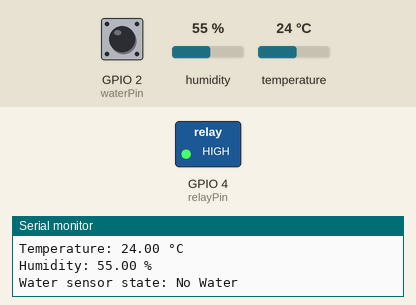
The sketch below on a simulated ESP32. Parts: switched loads named in the sketch (green lamp = pin HIGH), the last lines printed to the serial monitor. The test bench sets the inputs (shaded band); at power-on: GPIO 2 (waterPin) HIGH, humidity 55 %, temperature 24 °C. WiFi joins after 1.5 s; servers stay silent unless stated.

Above: at 3.0 s.
3.1 s: GPIO 2 (waterPin) pulled LOW for 2.35 s
At 4.4 s:
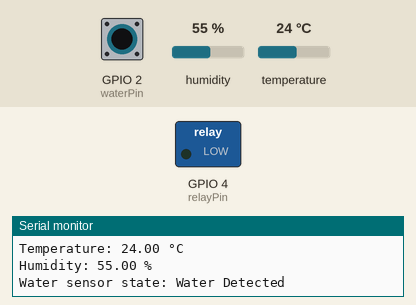
Timing chart, 0 to 7.3 s (numbered marks = the images above; inputs shaded):
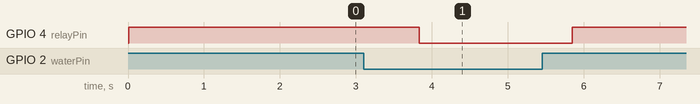

Measured:
- after the input at 3.1 s, GPIO 4 (relayPin): HIGH → LOW after 0.73 s, → HIGH 2.0 s later

The sketch:

iot.ino
```cpp
#define BLYNK_TEMPLATE_ID "TMPL3mAqq8Zkt"   // Replace with your Blynk Template ID
#define BLYNK_TEMPLATE_NAME "Iot Project"    // Replace with your Blynk Template Name
#define BLYNK_DEVICE_NAME "esp32"            // Replace with your Device Name

#include <WiFi.h>               // Wi-Fi library for ESP32
#include <BlynkSimpleEsp32.h>   // Blynk library for ESP32
#include "DHT.h"                // DHT library for temperature and humidity sensor

// Wi-Fi credentials
const char* ssid = "Galaxy A14 5G EF76";         // Replace with your Wi-Fi network name
const char* password = "siddrail131";           // Replace with your Wi-Fi password

// Blynk Auth Token
char auth[] = "LPbxpD2NBdSy4axpP1TWMxetO61hsKT5";          // Replace with your Blynk Auth Token

// Pin Definitions
const int relayPin = 4;       // GPIO4 connected to the relay module
const int waterPin = 2;       // GPIO2 corresponds to D2 on ESP32
const int dhtPin = 5;         // GPIO5 connected to the DHT22 data pin

// DHT sensor type
#define DHTTYPE DHT22

// Variables
int waterState;
DHT dht(dhtPin, DHTTYPE);     // Create a DHT object

// Virtual Pins for Blynk App
#define VIRTUAL_TEMP V1       // Virtual pin for temperature (Gauge)
#define VIRTUAL_HUMID V2      // Virtual pin for humidity (Gauge)
#define VIRTUAL_RELAY V3      // Virtual pin to control relay
#define VIRTUAL_WATER V4      // Virtual pin to display water sensor state (Gauge)

void setup() {
  // Initialize Serial Monitor
  Serial.begin(115200);
  delay(10);

  // Configure pins
  pinMode(relayPin, OUTPUT);       // Relay pin as output
  pinMode(waterPin, INPUT_PULLUP); // Use an internal pull-up resistor for the water sensor pin

  // Ensure the motor is OFF initially
  digitalWrite(relayPin, HIGH);    // Turn OFF relay (motor OFF)

  // Start DHT sensor
  dht.begin();

  // Connect to Wi-Fi and Blynk
  Serial.println("Connecting to Wi-Fi and Blynk...");
  Blynk.begin(auth, ssid, password);

  Serial.println("Connected to Wi-Fi and Blynk!");
}

void loop() {
  // Keep Blynk connected
  Blynk.run();

  // Read water sensor input
  waterState = digitalRead(waterPin);

  // Read temperature and humidity from DHT22
  float temperature = dht.readTemperature();
  float humidity = dht.readHumidity();

  // Check if sensor readings are valid
  if (isnan(temperature) || isnan(humidity)) {
    Serial.println("Failed to read from DHT sensor!");
    return;
  }

  // Send temperature and humidity data to Blynk gauges
  Blynk.virtualWrite(VIRTUAL_TEMP, temperature);    // Update temperature gauge
  Blynk.virtualWrite(VIRTUAL_HUMID, humidity);      // Update humidity gauge

  // Determine water sensor state and send to Blynk
  String waterStatus = (waterState == LOW) ? "Water Detected" : "No Water";

  // Send water status as a gauge (you can display this on a gauge as 0 or 100 or show a custom message)
  if (waterState == LOW) {
    Blynk.virtualWrite(VIRTUAL_WATER, 100); // Water detected
  } else {
    Blynk.virtualWrite(VIRTUAL_WATER, 0);   // No water detected
  }

  // Relay control logic based on water sensor
  if (waterState == LOW) { // Water detected
    Serial.println("Water Detected: Turning ON the Motor");
    digitalWrite(relayPin, LOW); // Turn ON the relay (motor ON)
    Blynk.virtualWrite(VIRTUAL_RELAY, 1); // Update relay state on Blynk
  } else { // No water detected
    Serial.println("No Water Detected: Turning OFF the Motor");
    digitalWrite(relayPin, HIGH); // Turn OFF the relay (motor OFF)
    Blynk.virtualWrite(VIRTUAL_RELAY, 0); // Update relay state on Blynk
  }

  // Debugging: Show the sensor values in the Serial Monitor
  Serial.print("Temperature: ");
  Serial.print(temperature);
  Serial.println(" °C");
  Serial.print("Humidity: ");
  Serial.print(humidity);
  Serial.println(" %");
  Serial.print("Water sensor state: ");
  Serial.println(waterStatus);

  delay(2000); // Delay for stabilization
}
```
